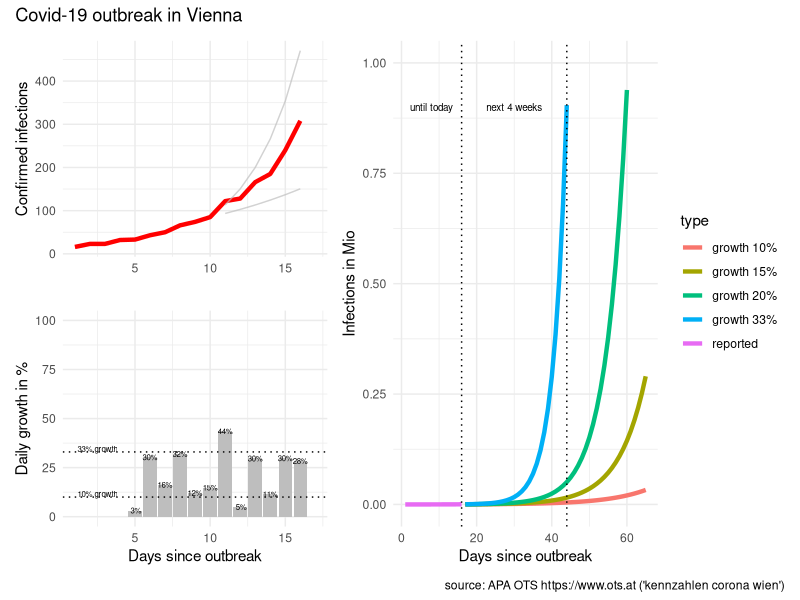
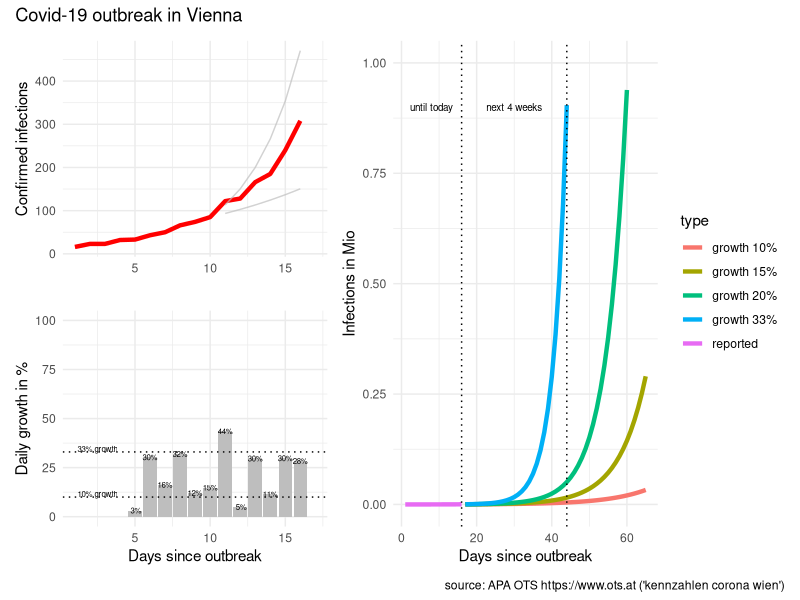

Recreate these plots in R, in order.
# packages
library(tidyverse)
library(scales)
library(patchwork)

# reported infections
# source: APA OTS (https://www.ots.at)
# keywords: "kennzahlen corona wien"
infected <- c(
   16, #"2020-03-05"
   23, #"2020-03-06"
   23, #"2020-03-07"
   32, #"2020-03-08"
   33, #"2020-03-09"
   43, #"2020-03-10"
   50, #"2020-03-11"
   66, #"2020-03-12"
   74, #"2020-03-13"
   85, #"2020-03-14"
  122, #"2020-03-15"
  128, #"2020-03-16"
  166, #"2020-03-17"
  185, #"2020-03-18"
  240, #"2020-03-19"
  308  #"2020-03-20"
)

# prepare data
data <- tibble(infected = infected)

data <- data %>% 
  mutate(type = "reported",
         day = row_number()) %>% 
  arrange(day) %>% 
  mutate(new_abs = infected - lag(infected),
         new_pct = new_abs / lag(infected) * 100)

# predict
predict_corona <- function(data, infection_rate, days)  {
  
  future <- seq(from = max(data$day) + 1, to = max(data$day)+days-1)
  infected_all <- NULL
  infected_act <- max(data$infected)
  infected_predict <- NULL
  for (i in seq_along(future))  {
    infected_act <- infected_act * infection_rate
    infected_all <- c(infected_all, infected_act)
  }
  
  data2 <- tibble(type = paste0("growth ", (infection_rate-1)*100,"%"),
                  day = future, 
                  infected = infected_all)
  data2
  
} # predict_corona

# predict for different growth
predict_days <- 50 #57

data_50 <- data %>% 
  predict_corona(infection_rate = 1.50, days = predict_days)

data_40 <- data %>% 
  predict_corona(infection_rate = 1.40, days = predict_days)

data_33 <- data %>% 
  predict_corona(infection_rate = 1.33, days = predict_days)

data_20 <- data %>% 
  predict_corona(infection_rate = 1.20, days = predict_days)

data_15 <- data %>% 
  predict_corona(infection_rate = 1.15, days = predict_days)

data_10 <- data %>% 
  predict_corona(infection_rate = 1.10, days = predict_days)

# combine dataset
data_plot <- data %>% 
  bind_rows(data_33, data_20, data_15, data_10)


# visualise data
# infected
last_day <- length(data$infected)
p0 <- data_plot %>% 
  mutate(infected_M = infected / 1000000) %>%
  ggplot(aes(day, infected_M, color = type)) + 
  geom_line(size = 1.5) +
  geom_vline(xintercept = c(last_day, last_day + 28), 
             linetype = "dotted") +
  ylim(0,1) +
  xlab("Days since outbreak") +
  ylab("Infections in Mio") + 
  #ggtitle("Covid-19 outbreak in Vienna") +
  theme_minimal()+
  annotate("text", last_day/2, 0.9, 
           label = "until today", size = 2.5) +
  annotate("text", last_day+14, 0.9, 
           label = "next 4 weeks", size = 2.5)

#############################################

# data for reference line 33% growth (Austria)
data_line_start <- tibble(
  day = 10,
  infected = 85
)

# predict 10%/33% growth (days since 50 cases)
data_line10 <- predict_corona(
  data_line_start,
  infection_rate = 1.10,
  days = 7)

data_line33 <- predict_corona(
  data_line_start,
  infection_rate = 1.33,
  days = 7)

# infected
p1 <- data %>% 
  mutate(infected_M = infected / 1000000) %>% 
  ggplot(aes(day, infected)) + 
  geom_line(size = 1.5, color = "red") +
  geom_line(data = data_line10, 
            aes(day,infected), color = "grey", alpha = 0.7) +
  geom_line(data = data_line33, 
            aes(day,infected), color = "grey", alpha = 0.7) +
  xlim(c(1,length(infected)+1)) +
  ylim(0,max(infected)) +
  scale_y_continuous(labels=function(x) format(x, big.mark = " ", scientific = FALSE)) +
  #  xlab("Days since outbreak") +
  xlab("") +
  ylab("Confirmed infections") + 
#  ggtitle("Covid-19 outbreak in Vienna") +
  theme_minimal()
  
# daily growth infected
p2 <- data %>% 
  filter(day >= 5) %>% 
  ggplot(aes(day, new_pct)) +
  geom_col(fill = "grey") +
  geom_text(aes(day, new_pct, 
                label = paste0(format(new_pct, digits=1),"%")),
            size = 2) +
  geom_hline(yintercept = 10, linetype = "dotted") +
  geom_hline(yintercept = 33, linetype = "dotted") +
  xlim(c(1,length(infected)+1)) +
  ylim(c(0,100)) +
  xlab("Days since outbreak") +
  ylab("Daily growth in %") + 
#  ggtitle("Covid-19 outbreak in Vienna") +
  theme_minimal() +
  annotate("text", 2.5, 10, 
           label = "10% growth",
           size = 2,vjust = "bottom")  +
  annotate("text", 2.5, 33, 
           label = "33% growth",
           size = 2,vjust = "bottom") 
  

# combine plots
p <- ((p1 / p2) | p0) + plot_annotation('Covid-19 outbreak in Vienna',
                            caption = "source: APA OTS https://www.ots.at ('kennzahlen corona wien')")
# plot
p

# save plot
p %>% ggsave(filename = "covid-19-vienna.png", 
             device = "png",
             width = 7, height = 4)
